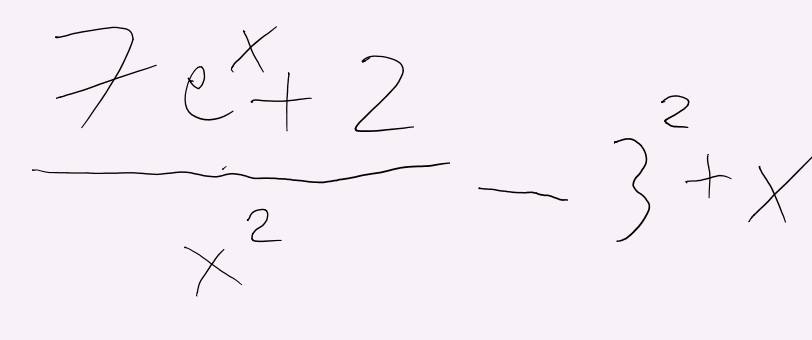
#> input picture fraction.png, 812 x 340 px
$ jupyter execute --allow-errors math-recon.ipynb   (shell and % lines are left out)   (Python 2 division)
#> lines starting #> are read from the running program, lines starting #| are printed output that depends on the picture; after the words box and inside, x2 and y2 are one past the last pixel; in counts of white or black regions, pixels touching at a corner belong together
[cell 1]

import cv2
import numpy as np
import matplotlib.pyplot as plt
import random
import pandas as pd

plt.rcParams['figure.figsize'] = (15, 5)

stoke = 2
font_scale = 0.5

area_percentage_threshold = 0.025
variance_threshold = 200
background_similarity_threshold = 30
area_overlapping_threshold = 0.25
fraction_ratio_threshold = 0.25

[cell 2]
# Load the image
#img = cv2.imread('test.png')
#img = cv2.imread('no_grid.png')
#img = cv2.imread('grid.jpg')
img = cv2.imread('fraction.png')
#> img is the input picture: shape (340, 812, 3); mean B, G, R 246.2, 238.3, 245.3

plt.imshow(img)

[cell 3]
def draw_rect(image, rect, rect_color=(0,0,0), caption="", caption_color=(0,0,0)):
#> called with rect_color = (100, 255, 20), caption = 'test', caption_color = (0, 0, 255)
    global stoke
    global font_scale

    [x,y,w,h] = rect

    cv2.rectangle(image, (x,y), (x+w,y+h), rect_color, stoke)
    cv2.putText(image, caption, (x,y), cv2.FONT_HERSHEY_SIMPLEX, font_scale, caption_color)
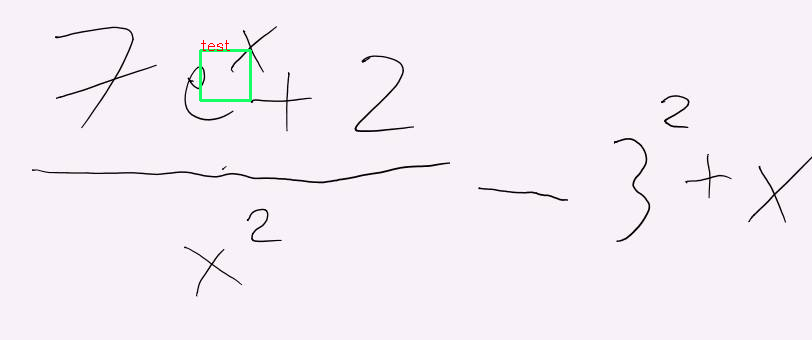
#> image: shape (340, 812, 3); mean B, G, R 245.8, 238.3, 244.8

res = img.copy()
draw_rect(res, [200, 50, 50, 50], rect_color=(100, 255, 20), caption="test", caption_color=(0, 0, 255))

plt.imshow(res)

[cell 4]
def is_empty_rect(rect, img_average, rectangles):
    global variance_threshold
    global background_similarity_threshold
    [x,y,w,h] = rect

    has_low_variance = np.var(img[y:y+h, x:x+w]) < variance_threshold
    is_background = abs(np.average(img[y:y+h, x:x+w]) - img_average) < background_similarity_threshold

    # remove boxes with high variance and the same color as the background
    return has_low_variance and is_background

def find_rects(image):
    gray = cv2.cvtColor(image,cv2.COLOR_BGR2GRAY)
    gray = cv2.GaussianBlur(gray, (5,5), 0)
    gray = cv2.medianBlur(gray, 5)
    thresh = cv2.adaptiveThreshold(gray,255,cv2.ADAPTIVE_THRESH_GAUSSIAN_C,cv2.THRESH_BINARY_INV,11,2)
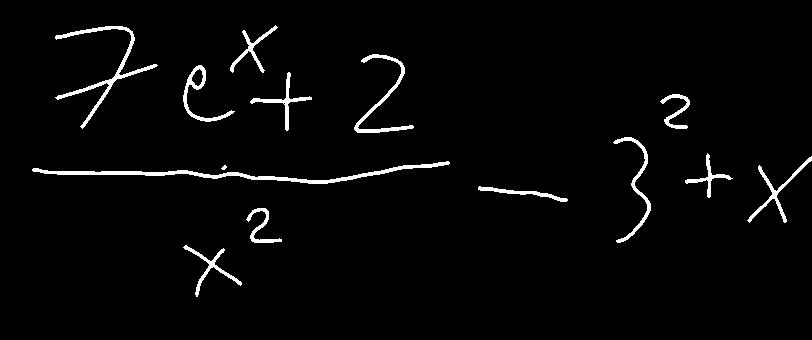
#> thresh: shape (340, 812); 2.7% white; 14 white regions (1 under 20 px)
    ctrs, hier = cv2.findContours(thresh, cv2.RETR_LIST, cv2.CHAIN_APPROX_SIMPLE)
#> ctrs = 16 contours, 2 with area under 20; largest, box (x1, y1, x2, y2) and area: (32, 161, 450, 184) 1177, (55, 26, 158, 129) 779, (354, 54, 414, 133) 516, (183, 65, 235, 122) 513, (613, 137, 651, 243) 422

    img_average = np.average(img)
#> img_average = 243.3

    rectangles = [cv2.boundingRect(ctr) for ctr in ctrs]
#> rectangles = 16 items, first 6: (183, 245, 59, 52), (246, 208, 36, 35), (478, 186, 90, 16), (221, 165, 6, 5), (32, 161, 418, 23), (747, 156, 65, 67)

    return [ rect for rect in rectangles if not is_empty_rect(rect, img_average, rectangles) ]
#> in is_empty_rect, `has_low_variance = np.var(img[y:y+h, x:x+w]) < variance_threshold`: has_low_variance = False
#> in is_empty_rect, `is_background = abs(np.average(img[y:y+h, x:x+w]) - img_average) < bac..`: is_background = True


rectangles = find_rects(img)
#> rectangles = 15 items, first 6: (183, 245, 59, 52), (246, 208, 36, 35), (478, 186, 90, 16), (221, 165, 6, 5), (32, 161, 418, 23), (747, 156, 65, 67)
res = img.copy()

for k in range(len(rectangles)):
    draw_rect(res, rectangles[k], rect_color=(0,255,0), caption=str(k))
#> this loop made 15 passes
#> (x in draw_rect, y in draw_rect, w in draw_rect, h in draw_rect) on passes 1 to 12: (183, 245, 59, 52), (246, 208, 36, 35), (478, 186, 90, 16), (221, 165, 6, 5), (32, 161, 418, 23), (747, 156, 65, 67), (685, 153, 48, 45), (613, 137, 38, 106), (660, 94, 30, 35), (250, 72, 62, 59), (191, 68, 13, 19), (183, 65, 52, 57)
#> res: shape (340, 812, 3); 4.1% of pixels changed, all inside (x1, y1, x2, y2) = (31, 15, 812, 299)

plt.imshow(res)

[cell 5]
def make_box_around(rectangles):

    left = 1000000000
    top = 1000000000

    right = -1
    bottom = -1

    for [x, y, w, h] in rectangles:
        if x < left:
            left = x
        if x + w > right:
            right = x + w
        if y < top:
            top = y
        if y + h > bottom:
            bottom = y + h

    return [left, top, right - left, bottom - top]

first = random.randint(0, len(rectangles) - 1)
#> first = 13
second = random.randint(0, len(rectangles) - 1)
#> second = 6

container = make_box_around([rectangles[first], rectangles[second]])
#> container = [55, 26, 678, 172]

res = img.copy()

draw_rect(res, rectangles[first], rect_color=(0, 255, 0))
draw_rect(res, rectangles[second], rect_color=(0, 255, 0))
draw_rect(res, container, rect_color=(0, 0, 255))
#> in draw_rect (call 19), `[x,y,w,h] = rect`: x = 55; y = 26; w = 678; h = 172
#> in draw_rect (call 19), `cv2.rectangle(image, (x,y), (x+w,y+h), rect_color, stoke)`:
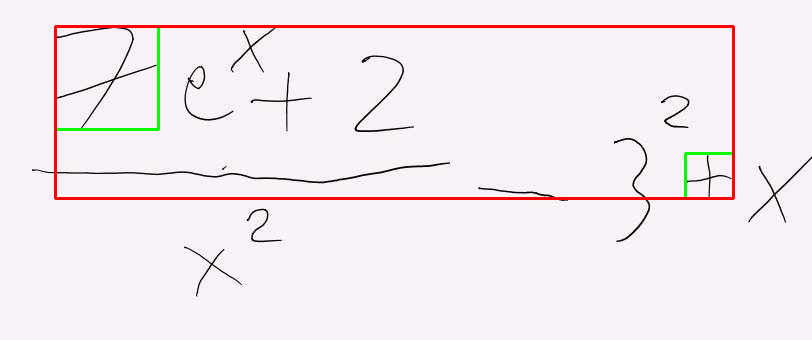
#> image: shape (340, 812, 3); mean B, G, R 240.8, 234, 244.7

plt.imshow(res)

[cell 6]
def is_horizontal_line(rectangle):
    [_, _, w, h] = rectangle
    return w * fraction_ratio_threshold > h

def find_horizontal_lines(rectangles):
    lines = [rectangle for rectangle in rectangles if is_horizontal_line(rectangle)]
#> lines = [(478, 186, 90, 16), (32, 161, 418, 23)]
    lines.sort(key=lambda r: -r[3])

    return lines

res = img.copy()

horizontal_lines = find_horizontal_lines(rectangles)
#> horizontal_lines = [(32, 161, 418, 23), (478, 186, 90, 16)]

for k in range(len(horizontal_lines)):
    draw_rect(res, horizontal_lines[k], rect_color=(0,255,0), caption=str(k))
#> this loop made 2 passes
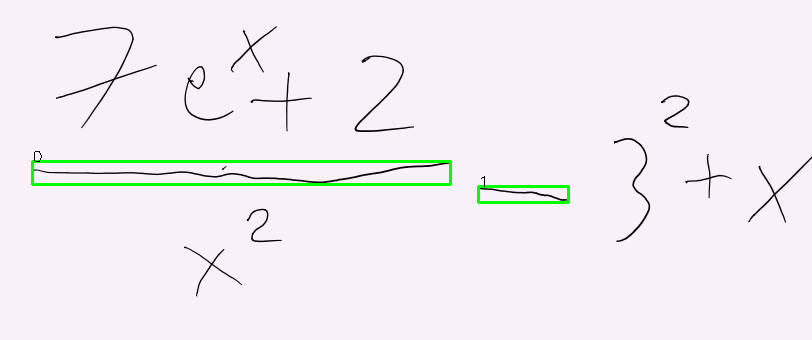
#> res: shape (340, 812, 3); 1.2% of pixels changed, all inside (x1, y1, x2, y2) = (31, 151, 570, 204)

plt.imshow(res)

[cell 7]
def find_fraction_parts(fraction_rect, rectangles):
    over = []
    under = []

    [x1, y1, w1, h1] = fraction_rect

    for rectangle in rectangles:
        if rectangle is fraction_rect:
            continue

        [x2, y2, w2, h2] = rectangle

        if x1 + w1 < x2 or x1 > x2 + w2:
            continue

        if y2 < y1:
            over.append(rectangle)
        else:
            under.append(rectangle)
    return (over, under)


for fraction in horizontal_lines:
    (over, under) = find_fraction_parts(fraction, rectangles)

    if len(over) is 0 or len(under) is 0:
        draw_rect(res, fraction, rect_color=(255,0,0))

    else:
        draw_rect(res, fraction, rect_color=(0,255,0))
        for rect in over:
            draw_rect(res, rect, rect_color=(0,255,255))

        for rect in under:
            draw_rect(res, rect, rect_color=(255,255,0))
#> this loop made 2 passes
#> (x1 in find_fraction_parts, y1 in find_fraction_parts, w1 in find_fraction_parts, h1 in find_fraction_parts, under) on pass 1: (32, 161, 418, 23, [(183, 245, 59, 52), (246, 208, 36, 35), (221, 165, 6, 5)])
#> (x1 in find_fraction_parts, y1 in find_fraction_parts, w1 in find_fraction_parts, h1 in find_fraction_parts) on pass 2: (478, 186, 90, 16)
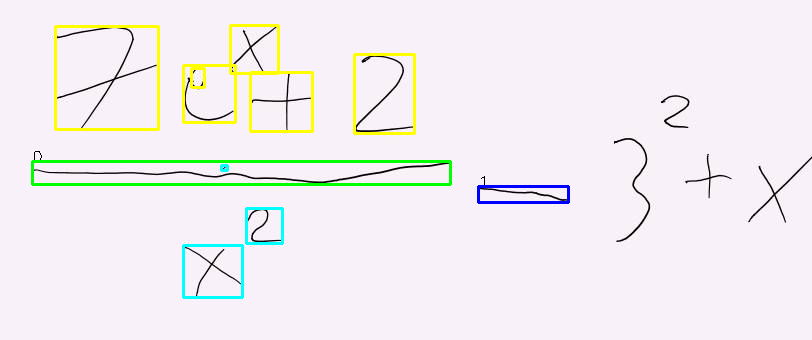
#> res: shape (340, 812, 3); 2.13% of pixels changed, all inside (x1, y1, x2, y2) = (34, 24, 570, 299)

plt.imshow(res)

[cell 8]
def area(r):
    [_, _, w, h] = r
    return w * h

def middle_area(rectangles):
    smallest = 10000000
    largest = 0

    for [_, _, w, h] in rectangles:
        a = w * h
        if a < smallest:
            smallest = a
        if a > largest:
            largest = a
#> this loop made 15 passes
#> (w, h, a, smallest, largest) on pass 1: (59, 52, 3068, 3068, 3068)
#> (w, h, a, smallest) on passes 2, 4: (36, 35, 1260, 1260), (6, 5, 30, 30)
#> after the loop, largest = 10609; smallest = 30

    return (smallest + largest) * .5

def remove_tiny_rectangles(rectangles):
    global area_percentage_threshold

    middle = middle_area(rectangles)
#> middle = 5319.5
    return [ rect for rect in rectangles if area(rect) > middle * area_percentage_threshold ]

rectangles = remove_tiny_rectangles(rectangles)
#> rectangles = 14 items, first 6: (183, 245, 59, 52), (246, 208, 36, 35), (478, 186, 90, 16), (32, 161, 418, 23), (747, 156, 65, 67), (685, 153, 48, 45)

res = img.copy()
for rect in rectangles:
    draw_rect(res, rect, rect_color=(0,255,0))
#> this loop made 14 passes
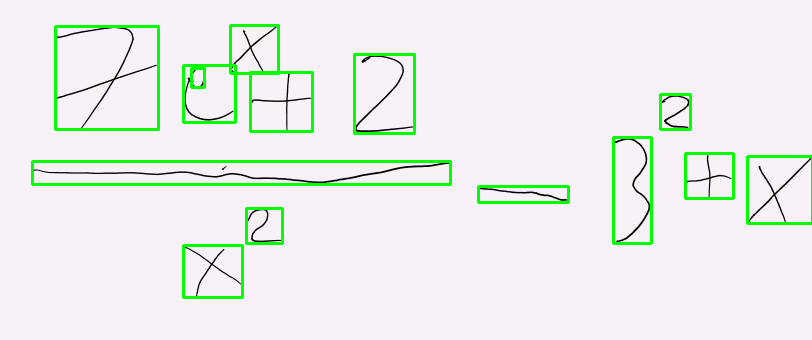
#> res: shape (340, 812, 3); 3.95% of pixels changed, all inside (x1, y1, x2, y2) = (31, 24, 812, 299)

plt.imshow(res)

[cell 9]
def intersection(r1, r2):
    [x1, y1, w1, h1] = r1
    [x2, y2, w2, h2] = r2

    left = max(x1, x2)
    right = min(x1 + w1, x2 + w2)

    if left > right:
        return None

    top = max(y1, y2)
    bottom = min(y1 + h1, y2 + h2)

    if top > bottom:
        return None

    return [left, top, right - left, bottom - top]

res = img.copy()

def remove_overlapping_rectangles(rectangles):
    global area_overlapping_threshold

    to_remove = []
    for i in range(len(rectangles)):
        for j in range(i+1, len(rectangles)):
            inter = intersection(rectangles[i], rectangles[j])

            if inter is None:
                continue

            area_i = area(rectangles[i])
            area_j = area(rectangles[j])
            area_inter = area(inter)

            if area_inter > area_overlapping_threshold * min(area_i, area_j):
                to_remove.append(rectangles[i if area_i < area_j else j])
#> this loop made 14 passes

    return [rect for rect in rectangles if rect not in to_remove]

res = img.copy()
rectangles = remove_overlapping_rectangles(rectangles)

for rect in rectangles:
    draw_rect(res, rect, rect_color=(0,255,0))
#> this loop made 13 passes
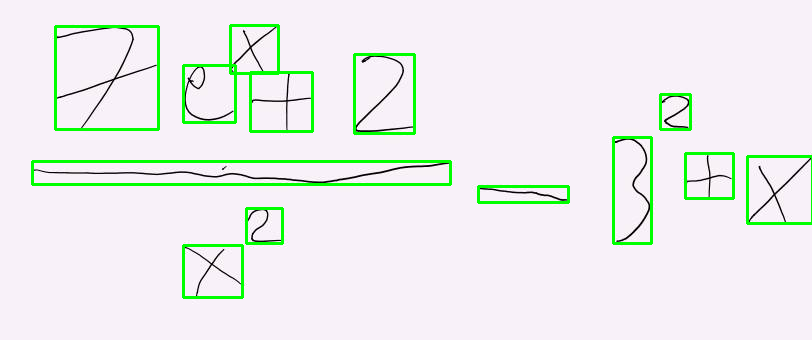
#> res: shape (340, 812, 3); 3.89% of pixels changed, all inside (x1, y1, x2, y2) = (31, 24, 812, 299)

plt.imshow(res)

[cell 10]
def average_rect(rectangles):
    return [
        int(np.mean(map(lambda r: r[0], rectangles))),
        int(np.mean(map(lambda r: r[1], rectangles))),
        int(np.mean(map(lambda r: r[2], rectangles))),
        int(np.mean(map(lambda r: r[3], rectangles)))
    ]

average = average_rect(rectangles)

res = img.copy()
draw_rect(res, average, caption="average char", rect_color=(0, 255, 255), caption_color=(0, 255, 255))
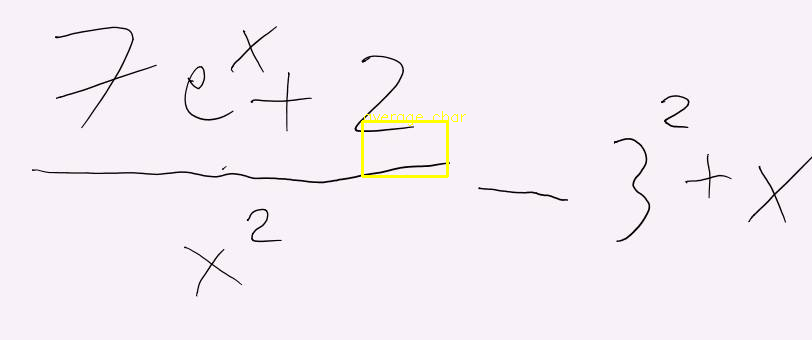
#> res: shape (340, 812, 3); 0.36% of pixels changed, all inside (x1, y1, x2, y2) = (361, 111, 466, 178)
plt.imshow(res)

[cell 11]
def should_merge(rectangles, r1, r2):
    [_, _, _, average_height] = average_rect(rectangles)

    [x1,y1,w1,h1] = r1
    [x2,y2,w2,h2] = r2

    # first we want to make sure that the two rectangles are on top of each other
    if (x1 > x2 + w2 * .5) or (x2 > x1 + w1 * .5):
        return False

    # then we make sure that the two boxes are not too far from another vertically
    return min(abs(y1 - y2 - h2), abs(y2 - y1 - h1)) < average_height * 0.5


res = img.copy()

#> (the rest of this cell did not finish here and is left out)

[cell 12]
def apply_merges(rectangles):
    to_remove = []
    to_add = []

    for i in range(0, len(rectangles)):
        r1 = rectangles[i]

        for j in range(i + 1, len(rectangles)):
            r2 = rectangles[j]

            if should_merge(rectangles, r1, r2):
                to_remove.append(i)
                to_remove.append(j)

                to_add.append(make_box_around(r1, r2))
#> this loop made 9 passes

    return [ rectangles[i] for i in range(len(rectangles)) if i not in to_remove ] + to_add

#> (the rest of this cell did not finish here and is left out)

[cell 13]
res = img.copy()

#> (the rest of this cell did not finish here and is left out)

[cell 14]
def rect_corners(r):
    [x, y, w, h] = r
    return [(x, y), (x+w, y), (x+w, y+h), (x, y+h)]

def rect_center(r):
    [x, y, w, h] = r
    return (int(x + w / 2), int(y + h / 2))

def distance(p1, p2):
    (p1x, p1y) = p1
    (p2x, p2y) = p2

    return (p1x - p2x) ** 2 + (p1y - p2y) ** 2

def find_decorated_symbols(rectangles):
    symbols = []

    for k in range(len(rectangles)):
        (tl_1, tr_1, br_1, bl_1) = rect_corners(rectangles[k])
        [x, y, w, h] = rectangles[k]
        radius = w / 2
        center = rect_center(rectangles[k])

        exp_dist = 100000000
        exp_index = None

        ind_dist = 100000000
        ind_index = None

        for j in range(k + 1, len(rectangles)):
            (tl_2, tr_2, br_2, bl_2) = rect_corners(rectangles[j])

            current_exp_dist = min(distance(tr_1, bl_2), distance(center, bl_2))
            current_ind_dist = min(distance(br_1, tl_2), distance(center, tl_2))

            if current_exp_dist < radius**2 and current_exp_dist < exp_dist and bl_2[1] < center[1]:
                exp_dist = current_exp_dist
                exp_index = j

            if current_ind_dist < radius**2 and current_ind_dist < ind_dist and tl_2[1] > center[1]:
                ind_dist = current_ind_dist
                ind_index = j

        symbols.append((k, exp_index, ind_index))
#> this loop made 13 passes

    return symbols


res = img.copy()

decorated_symbols = find_decorated_symbols(rectangles)

for (index, exp_index, ind_index) in decorated_symbols:
    draw_rect(res, rectangles[index], rect_color=(200,200,200))
#> this loop made 13 passes
#> exp_index on passes 1 to 12: 1, None, None, 8, None, None, 7, None, None, 12, None, None
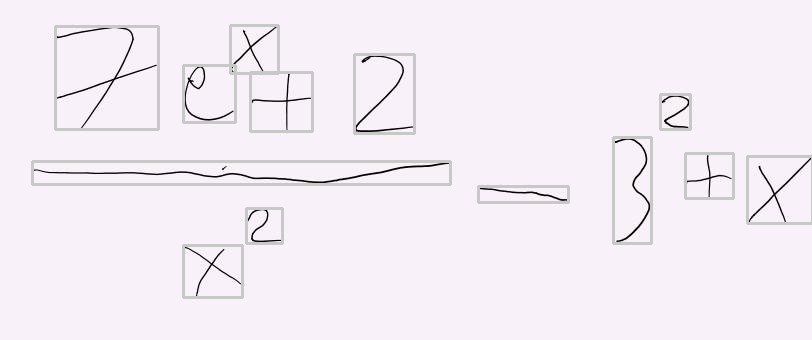
#> res: shape (340, 812, 3); 3.89% of pixels changed, all inside (x1, y1, x2, y2) = (31, 24, 812, 299)

for (index, exp_index, ind_index) in decorated_symbols:
    radius = rectangles[index][2] / 2

    (_, tr_1, br_1, _) = rect_corners(rectangles[index])

    if exp_index is not None:
        (_, _, _, bl_2) = rect_corners(rectangles[exp_index])
        cv2.line(res, tr_1, bl_2, (0,255,0))
        cv2.circle(res, tr_1, radius, (0,0,255))

    if ind_index is not None:
        (tl_2, _, _, _) = rect_corners(rectangles[ind_index])
        cv2.line(res, br_1, tl_2, (0,255,0))
        cv2.circle(res, br_1, radius, (0,0,255))
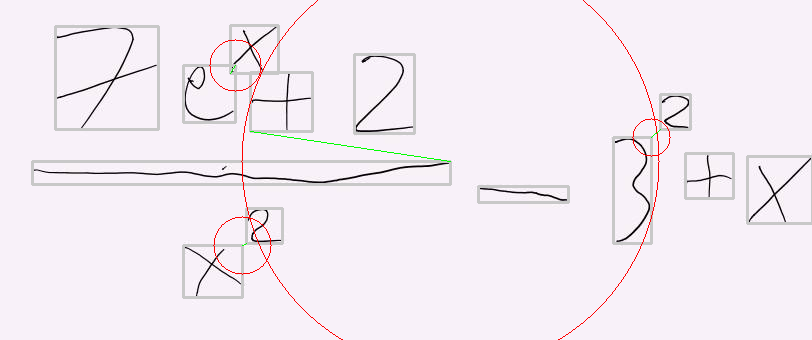
#> res: shape (340, 812, 3); 0.48% of pixels changed, all inside (x1, y1, x2, y2) = (209, 0, 671, 340)

plt.imshow(res)

$ run again, with test.png copied over fraction.png
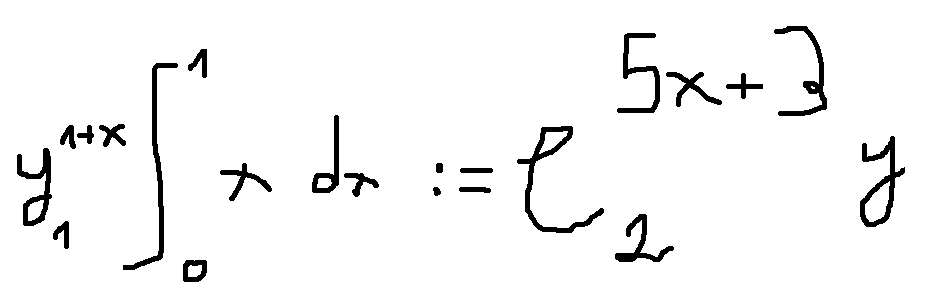
#> input picture test.png, 933 x 298 px
#> img is the input picture: shape (298, 933, 3); 95.9% white; 22 black regions, largest, box (x1, y1, x2, y2) and area: (517, 126, 604, 233) 1352, (123, 63, 178, 270) 1279, (860, 136, 905, 227) 1156
#> thresh: shape (298, 933); 4.2% white; 22 white regions
#> ctrs = 46 contours, 18 with area under 20; largest, box (x1, y1, x2, y2) and area: (860, 135, 906, 227) 1630, (516, 126, 604, 233) 1475, (16, 148, 52, 226) 1060, (122, 62, 179, 271) 1034, (773, 26, 827, 117) 821
#> img_average = 244.4
#> in find_rects, `rectangles = [cv2.boundingRect(ctr) for ctr in ctrs]`: rectangles = 46 items, first 6: (187, 275, 3, 3), (200, 264, 3, 3), (187, 264, 16, 14), (183, 260, 24, 22), (641, 252, 3, 3), (52, 220, 18, 30)
#> has_low_variance = False
#> the loop `for k in range(len(rectangles)):` made 46 passes
#> first = 24
#> second = 26
#> container = [538, 135, 368, 92]
#> lines = [(458, 186, 34, 8), (459, 167, 35, 7)]
#> the loop `for k in range(len(horizontal_lines)):` made 2 passes
#> the loop `for fraction in horizontal_lines:` made 2 passes
#> (x1 in find_fraction_parts, y1 in find_fraction_parts, w1 in find_fraction_parts, h1 in find_fraction_parts, over) on pass 1: (458, 186, 34, 8, [(459, 167, 35, 7)])
#> the loop in middle_area, `for [_, _, w, h] in rectangles:` made 46 passes
#> (w, h, a, smallest, largest) on pass 1: (3, 3, 9, 9, 9)
#> after the loop in middle_area, `for [_, _, w, h] in rectangles:`: largest = 11913; smallest = 9
#> middle = 5961
#> `rectangles = remove_tiny_rectangles(rectangles)`: rectangles = 25 items, first 6: (187, 264, 16, 14), (183, 260, 24, 22), (52, 220, 18, 30), (614, 214, 61, 48), (27, 199, 18, 23), (458, 186, 34, 8)
#> the loop `for rect in rectangles:` made 25 passes
#> the loop in remove_overlapping_rectangles, `for i in range(len(rectangles)):` made 25 passes
#> the loop `for rect in rectangles:` made 20 passes
#> rect on passes 1 to 8: (183, 260, 24, 22), (52, 220, 18, 30), (614, 214, 61, 48), (458, 186, 34, 8), (343, 172, 36, 25), (459, 167, 35, 7), (219, 162, 53, 39), (16, 148, 36, 78)
#> the loop in apply_merges, `for i in range(0, len(rectangles)):` made 4 passes
#> the loop in find_decorated_symbols, `for k in range(len(rectangles)):` made 20 passes
#> the loop `for (index, exp_index, ind_index) in decorated_symbols:` made 20 passes
#> after the loop `for (index, exp_index, ind_index) in decorated_symbols:`:
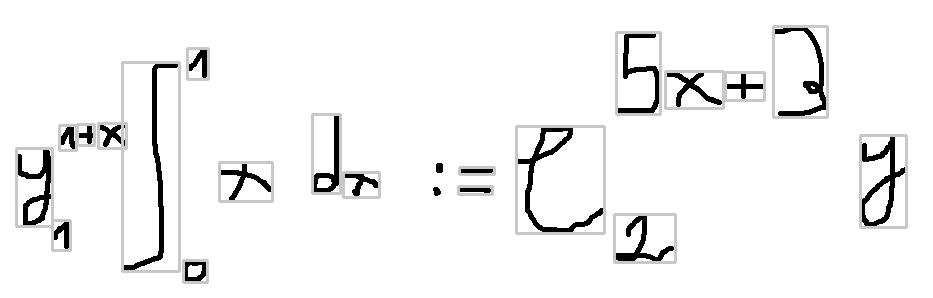
#> res: shape (298, 933, 3); 3.98% of pixels changed, all inside (x1, y1, x2, y2) = (15, 25, 908, 284)
#> after the loop `for (index, exp_index, ind_index) in decorated_symbols:`:
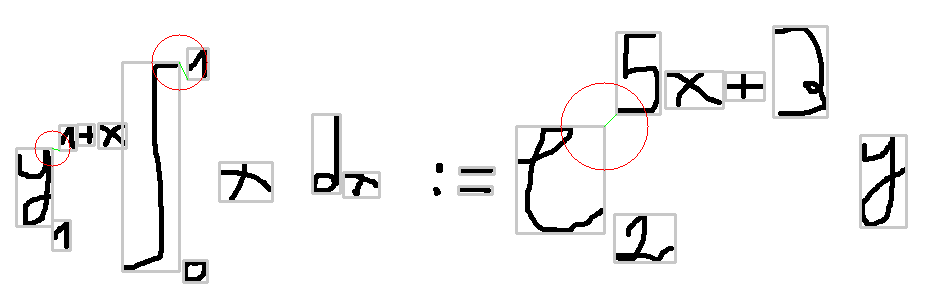
#> res: shape (298, 933, 3); 0.2% of pixels changed, all inside (x1, y1, x2, y2) = (34, 34, 649, 171)
